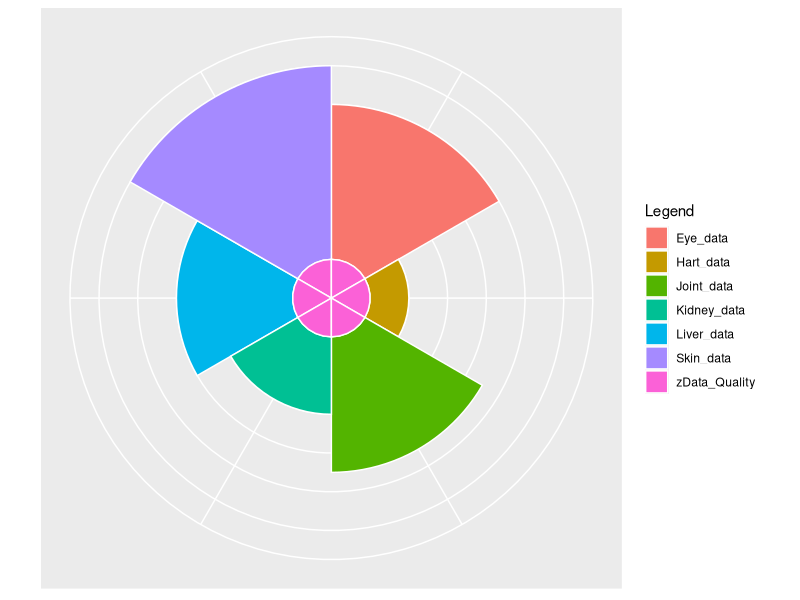

Write the R code that produced this figure.

args <- commandArgs(TRUE)	# this line will take the command line parameter into args.
a = args[1]			# this line will send args[1] to a
a
# mydata = read.csv("a.csv") 
# mydata

DF1 <- read.table(text="
Phenotype    value   Legend 		V5
Eye          400     Eye_data  	yellow
Hart         100     Hart_data  	orange
Joint 	 350     Joint_data  	purple
Liver        300     Liver_data   	blue
Kidney       200     Kidney_data   	white
Skin         500     Skin_data  	red
Skin 	       100     zData_Quality  white
Eye 	       100     zData_Quality  white
Liver 	 100     zData_Quality  white
Kidney 	 100 	   zData_Quality  white
Hart 	       100     zData_Quality  white
Joint 	 100     zData_Quality  white
", header=TRUE)

DF1[1,1]

library(reshape2)
DF <- melt(DF1, id=c("Phenotype", "Legend", "V5"))
class(DF[,5])
DF[,6]<-as.factor(DF[,3])
class(DF[,6])
DF


library(ggplot2)
setwd("C:\\4_R\\ToxPi\\ToxPi_Temp")
# file_name = paste(".\\Figs\\Cardio_total_cell_24h", i, ".png", sep="")
png("ToxPi.png") 		### if you need to save to a file
plot <- ggplot(DF, aes(x = Phenotype, y = value, fill = Legend)) + 
  	geom_bar(width = 1, stat = "identity", color = "white") +
	theme(axis.title.x=element_blank(),
      axis.text.x=element_blank(),
      axis.ticks.x=element_blank(),
	axis.title.y=element_blank(),
      axis.text.y=element_blank(),
      axis.ticks.y=element_blank())

# plot
plot + coord_polar() 
dev.off()		### if you need to save to a fiel.
